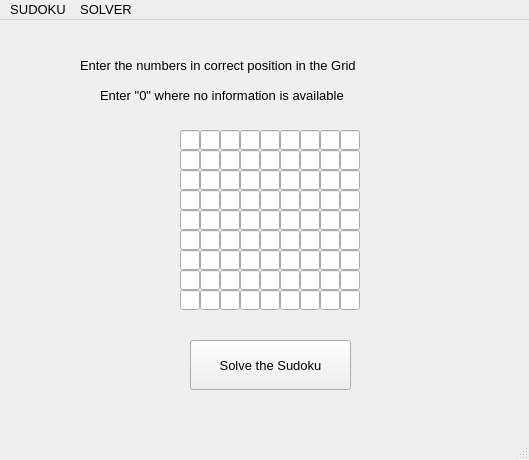
<?xml version="1.0" encoding="UTF-8"?>
<ui version="4.0">
 <class>MainWindow</class>
 <widget class="QMainWindow" name="MainWindow">
  <property name="geometry">
   <rect>
    <x>0</x>
    <y>0</y>
    <width>529</width>
    <height>460</height>
   </rect>
  </property>
  <property name="font">
   <font>
    <pointsize>10</pointsize>
   </font>
  </property>
  <property name="windowTitle">
   <string>MainWindow</string>
  </property>
  <widget class="QWidget" name="centralwidget">
   <widget class="QPushButton" name="pushButton">
    <property name="geometry">
     <rect>
      <x>190</x>
      <y>320</y>
      <width>161</width>
      <height>50</height>
     </rect>
    </property>
    <property name="text">
     <string>Solve the Sudoku</string>
    </property>
    <property name="autoRepeatDelay">
     <number>500</number>
    </property>
   </widget>
   <widget class="QLabel" name="label">
    <property name="geometry">
     <rect>
      <x>80</x>
      <y>30</y>
      <width>381</width>
      <height>31</height>
     </rect>
    </property>
    <property name="text">
     <string>Enter the numbers in correct position in the Grid</string>
    </property>
    <property name="textFormat">
     <enum>Qt::RichText</enum>
    </property>
   </widget>
   <widget class="QLabel" name="label_2">
    <property name="geometry">
     <rect>
      <x>100</x>
      <y>60</y>
      <width>331</width>
      <height>31</height>
     </rect>
    </property>
    <property name="text">
     <string>Enter &quot;0&quot; where no information is available</string>
    </property>
   </widget>
   <widget class="QLineEdit" name="lineEdit">
    <property name="geometry">
     <rect>
      <x>180</x>
      <y>110</y>
      <width>20</width>
      <height>20</height>
     </rect>
    </property>
   </widget>
   <widget class="QLineEdit" name="lineEdit_2">
    <property name="geometry">
     <rect>
      <x>200</x>
      <y>110</y>
      <width>20</width>
      <height>20</height>
     </rect>
    </property>
   </widget>
   <widget class="QLineEdit" name="lineEdit_3">
    <property name="geometry">
     <rect>
      <x>220</x>
      <y>110</y>
      <width>20</width>
      <height>20</height>
     </rect>
    </property>
   </widget>
   <widget class="QLineEdit" name="lineEdit_4">
    <property name="geometry">
     <rect>
      <x>240</x>
      <y>110</y>
      <width>20</width>
      <height>20</height>
     </rect>
    </property>
   </widget>
   <widget class="QLineEdit" name="lineEdit_5">
    <property name="geometry">
     <rect>
      <x>260</x>
      <y>110</y>
      <width>20</width>
      <height>20</height>
     </rect>
    </property>
   </widget>
   <widget class="QLineEdit" name="lineEdit_6">
    <property name="geometry">
     <rect>
      <x>280</x>
      <y>110</y>
      <width>20</width>
      <height>20</height>
     </rect>
    </property>
   </widget>
   <widget class="QLineEdit" name="lineEdit_7">
    <property name="geometry">
     <rect>
      <x>300</x>
      <y>110</y>
      <width>20</width>
      <height>20</height>
     </rect>
    </property>
   </widget>
   <widget class="QLineEdit" name="lineEdit_8">
    <property name="geometry">
     <rect>
      <x>320</x>
      <y>110</y>
      <width>20</width>
      <height>20</height>
     </rect>
    </property>
   </widget>
   <widget class="QLineEdit" name="lineEdit_9">
    <property name="geometry">
     <rect>
      <x>340</x>
      <y>110</y>
      <width>20</width>
      <height>20</height>
     </rect>
    </property>
   </widget>
   <widget class="QLineEdit" name="lineEdit_10">
    <property name="geometry">
     <rect>
      <x>180</x>
      <y>130</y>
      <width>20</width>
      <height>20</height>
     </rect>
    </property>
   </widget>
   <widget class="QLineEdit" name="lineEdit_11">
    <property name="geometry">
     <rect>
      <x>200</x>
      <y>130</y>
      <width>20</width>
      <height>20</height>
     </rect>
    </property>
   </widget>
   <widget class="QLineEdit" name="lineEdit_12">
    <property name="geometry">
     <rect>
      <x>220</x>
      <y>130</y>
      <width>20</width>
      <height>20</height>
     </rect>
    </property>
   </widget>
   <widget class="QLineEdit" name="lineEdit_13">
    <property name="geometry">
     <rect>
      <x>240</x>
      <y>130</y>
      <width>20</width>
      <height>20</height>
     </rect>
    </property>
   </widget>
   <widget class="QLineEdit" name="lineEdit_14">
    <property name="geometry">
     <rect>
      <x>260</x>
      <y>130</y>
      <width>20</width>
      <height>20</height>
     </rect>
    </property>
   </widget>
   <widget class="QLineEdit" name="lineEdit_15">
    <property name="geometry">
     <rect>
      <x>280</x>
      <y>130</y>
      <width>20</width>
      <height>20</height>
     </rect>
    </property>
   </widget>
   <widget class="QLineEdit" name="lineEdit_16">
    <property name="geometry">
     <rect>
      <x>300</x>
      <y>130</y>
      <width>20</width>
      <height>20</height>
     </rect>
    </property>
   </widget>
   <widget class="QLineEdit" name="lineEdit_17">
    <property name="geometry">
     <rect>
      <x>320</x>
      <y>130</y>
      <width>20</width>
      <height>20</height>
     </rect>
    </property>
   </widget>
   <widget class="QLineEdit" name="lineEdit_18">
    <property name="geometry">
     <rect>
      <x>340</x>
      <y>130</y>
      <width>20</width>
      <height>20</height>
     </rect>
    </property>
   </widget>
   <widget class="QLineEdit" name="lineEdit_19">
    <property name="geometry">
     <rect>
      <x>180</x>
      <y>150</y>
      <width>20</width>
      <height>20</height>
     </rect>
    </property>
   </widget>
   <widget class="QLineEdit" name="lineEdit_20">
    <property name="geometry">
     <rect>
      <x>200</x>
      <y>150</y>
      <width>20</width>
      <height>20</height>
     </rect>
    </property>
   </widget>
   <widget class="QLineEdit" name="lineEdit_21">
    <property name="geometry">
     <rect>
      <x>220</x>
      <y>150</y>
      <width>20</width>
      <height>20</height>
     </rect>
    </property>
   </widget>
   <widget class="QLineEdit" name="lineEdit_22">
    <property name="geometry">
     <rect>
      <x>240</x>
      <y>150</y>
      <width>20</width>
      <height>20</height>
     </rect>
    </property>
   </widget>
   <widget class="QLineEdit" name="lineEdit_23">
    <property name="geometry">
     <rect>
      <x>260</x>
      <y>150</y>
      <width>20</width>
      <height>20</height>
     </rect>
    </property>
   </widget>
   <widget class="QLineEdit" name="lineEdit_24">
    <property name="geometry">
     <rect>
      <x>280</x>
      <y>150</y>
      <width>20</width>
      <height>20</height>
     </rect>
    </property>
   </widget>
   <widget class="QLineEdit" name="lineEdit_25">
    <property name="geometry">
     <rect>
      <x>300</x>
      <y>150</y>
      <width>20</width>
      <height>20</height>
     </rect>
    </property>
   </widget>
   <widget class="QLineEdit" name="lineEdit_26">
    <property name="geometry">
     <rect>
      <x>320</x>
      <y>150</y>
      <width>20</width>
      <height>20</height>
     </rect>
    </property>
   </widget>
   <widget class="QLineEdit" name="lineEdit_27">
    <property name="geometry">
     <rect>
      <x>340</x>
      <y>150</y>
      <width>20</width>
      <height>20</height>
     </rect>
    </property>
   </widget>
   <widget class="QLineEdit" name="lineEdit_28">
    <property name="geometry">
     <rect>
      <x>180</x>
      <y>170</y>
      <width>20</width>
      <height>20</height>
     </rect>
    </property>
   </widget>
   <widget class="QLineEdit" name="lineEdit_29">
    <property name="geometry">
     <rect>
      <x>200</x>
      <y>170</y>
      <width>20</width>
      <height>20</height>
     </rect>
    </property>
   </widget>
   <widget class="QLineEdit" name="lineEdit_30">
    <property name="geometry">
     <rect>
      <x>220</x>
      <y>170</y>
      <width>20</width>
      <height>20</height>
     </rect>
    </property>
   </widget>
   <widget class="QLineEdit" name="lineEdit_31">
    <property name="geometry">
     <rect>
      <x>240</x>
      <y>170</y>
      <width>20</width>
      <height>20</height>
     </rect>
    </property>
   </widget>
   <widget class="QLineEdit" name="lineEdit_32">
    <property name="geometry">
     <rect>
      <x>260</x>
      <y>170</y>
      <width>20</width>
      <height>20</height>
     </rect>
    </property>
   </widget>
   <widget class="QLineEdit" name="lineEdit_33">
    <property name="geometry">
     <rect>
      <x>280</x>
      <y>170</y>
      <width>20</width>
      <height>20</height>
     </rect>
    </property>
   </widget>
   <widget class="QLineEdit" name="lineEdit_34">
    <property name="geometry">
     <rect>
      <x>300</x>
      <y>170</y>
      <width>20</width>
      <height>20</height>
     </rect>
    </property>
   </widget>
   <widget class="QLineEdit" name="lineEdit_35">
    <property name="geometry">
     <rect>
      <x>320</x>
      <y>170</y>
      <width>20</width>
      <height>20</height>
     </rect>
    </property>
   </widget>
   <widget class="QLineEdit" name="lineEdit_36">
    <property name="geometry">
     <rect>
      <x>340</x>
      <y>170</y>
      <width>20</width>
      <height>20</height>
     </rect>
    </property>
   </widget>
   <widget class="QLineEdit" name="lineEdit_37">
    <property name="geometry">
     <rect>
      <x>180</x>
      <y>190</y>
      <width>20</width>
      <height>20</height>
     </rect>
    </property>
   </widget>
   <widget class="QLineEdit" name="lineEdit_38">
    <property name="geometry">
     <rect>
      <x>200</x>
      <y>190</y>
      <width>20</width>
      <height>20</height>
     </rect>
    </property>
   </widget>
   <widget class="QLineEdit" name="lineEdit_39">
    <property name="geometry">
     <rect>
      <x>220</x>
      <y>190</y>
      <width>20</width>
      <height>20</height>
     </rect>
    </property>
   </widget>
   <widget class="QLineEdit" name="lineEdit_40">
    <property name="geometry">
     <rect>
      <x>240</x>
      <y>190</y>
      <width>20</width>
      <height>20</height>
     </rect>
    </property>
   </widget>
   <widget class="QLineEdit" name="lineEdit_41">
    <property name="geometry">
     <rect>
      <x>260</x>
      <y>190</y>
      <width>20</width>
      <height>20</height>
     </rect>
    </property>
   </widget>
   <widget class="QLineEdit" name="lineEdit_42">
    <property name="geometry">
     <rect>
      <x>280</x>
      <y>190</y>
      <width>20</width>
      <height>20</height>
     </rect>
    </property>
   </widget>
   <widget class="QLineEdit" name="lineEdit_43">
    <property name="geometry">
     <rect>
      <x>300</x>
      <y>190</y>
      <width>20</width>
      <height>20</height>
     </rect>
    </property>
   </widget>
   <widget class="QLineEdit" name="lineEdit_44">
    <property name="geometry">
     <rect>
      <x>320</x>
      <y>190</y>
      <width>20</width>
      <height>20</height>
     </rect>
    </property>
   </widget>
   <widget class="QLineEdit" name="lineEdit_45">
    <property name="geometry">
     <rect>
      <x>340</x>
      <y>190</y>
      <width>20</width>
      <height>20</height>
     </rect>
    </property>
   </widget>
   <widget class="QLineEdit" name="lineEdit_46">
    <property name="geometry">
     <rect>
      <x>180</x>
      <y>210</y>
      <width>20</width>
      <height>20</height>
     </rect>
    </property>
   </widget>
   <widget class="QLineEdit" name="lineEdit_47">
    <property name="geometry">
     <rect>
      <x>200</x>
      <y>210</y>
      <width>20</width>
      <height>20</height>
     </rect>
    </property>
   </widget>
   <widget class="QLineEdit" name="lineEdit_48">
    <property name="geometry">
     <rect>
      <x>220</x>
      <y>210</y>
      <width>20</width>
      <height>20</height>
     </rect>
    </property>
   </widget>
   <widget class="QLineEdit" name="lineEdit_49">
    <property name="geometry">
     <rect>
      <x>240</x>
      <y>210</y>
      <width>20</width>
      <height>20</height>
     </rect>
    </property>
   </widget>
   <widget class="QLineEdit" name="lineEdit_50">
    <property name="geometry">
     <rect>
      <x>260</x>
      <y>210</y>
      <width>20</width>
      <height>20</height>
     </rect>
    </property>
   </widget>
   <widget class="QLineEdit" name="lineEdit_51">
    <property name="geometry">
     <rect>
      <x>280</x>
      <y>210</y>
      <width>20</width>
      <height>20</height>
     </rect>
    </property>
   </widget>
   <widget class="QLineEdit" name="lineEdit_52">
    <property name="geometry">
     <rect>
      <x>300</x>
      <y>210</y>
      <width>20</width>
      <height>20</height>
     </rect>
    </property>
   </widget>
   <widget class="QLineEdit" name="lineEdit_53">
    <property name="geometry">
     <rect>
      <x>320</x>
      <y>210</y>
      <width>20</width>
      <height>20</height>
     </rect>
    </property>
   </widget>
   <widget class="QLineEdit" name="lineEdit_54">
    <property name="geometry">
     <rect>
      <x>340</x>
      <y>210</y>
      <width>20</width>
      <height>20</height>
     </rect>
    </property>
   </widget>
   <widget class="QLineEdit" name="lineEdit_55">
    <property name="geometry">
     <rect>
      <x>180</x>
      <y>230</y>
      <width>20</width>
      <height>20</height>
     </rect>
    </property>
   </widget>
   <widget class="QLineEdit" name="lineEdit_56">
    <property name="geometry">
     <rect>
      <x>200</x>
      <y>230</y>
      <width>20</width>
      <height>20</height>
     </rect>
    </property>
   </widget>
   <widget class="QLineEdit" name="lineEdit_57">
    <property name="geometry">
     <rect>
      <x>220</x>
      <y>230</y>
      <width>20</width>
      <height>20</height>
     </rect>
    </property>
   </widget>
   <widget class="QLineEdit" name="lineEdit_58">
    <property name="geometry">
     <rect>
      <x>240</x>
      <y>230</y>
      <width>20</width>
      <height>20</height>
     </rect>
    </property>
   </widget>
   <widget class="QLineEdit" name="lineEdit_59">
    <property name="geometry">
     <rect>
      <x>260</x>
      <y>230</y>
      <width>20</width>
      <height>20</height>
     </rect>
    </property>
   </widget>
   <widget class="QLineEdit" name="lineEdit_60">
    <property name="geometry">
     <rect>
      <x>280</x>
      <y>230</y>
      <width>20</width>
      <height>20</height>
     </rect>
    </property>
   </widget>
   <widget class="QLineEdit" name="lineEdit_61">
    <property name="geometry">
     <rect>
      <x>300</x>
      <y>230</y>
      <width>20</width>
      <height>20</height>
     </rect>
    </property>
   </widget>
   <widget class="QLineEdit" name="lineEdit_62">
    <property name="geometry">
     <rect>
      <x>320</x>
      <y>230</y>
      <width>20</width>
      <height>20</height>
     </rect>
    </property>
   </widget>
   <widget class="QLineEdit" name="lineEdit_63">
    <property name="geometry">
     <rect>
      <x>340</x>
      <y>230</y>
      <width>20</width>
      <height>20</height>
     </rect>
    </property>
   </widget>
   <widget class="QLineEdit" name="lineEdit_64">
    <property name="geometry">
     <rect>
      <x>180</x>
      <y>250</y>
      <width>20</width>
      <height>20</height>
     </rect>
    </property>
   </widget>
   <widget class="QLineEdit" name="lineEdit_65">
    <property name="geometry">
     <rect>
      <x>200</x>
      <y>250</y>
      <width>20</width>
      <height>20</height>
     </rect>
    </property>
   </widget>
   <widget class="QLineEdit" name="lineEdit_66">
    <property name="geometry">
     <rect>
      <x>220</x>
      <y>250</y>
      <width>20</width>
      <height>20</height>
     </rect>
    </property>
   </widget>
   <widget class="QLineEdit" name="lineEdit_67">
    <property name="geometry">
     <rect>
      <x>240</x>
      <y>250</y>
      <width>20</width>
      <height>20</height>
     </rect>
    </property>
   </widget>
   <widget class="QLineEdit" name="lineEdit_68">
    <property name="geometry">
     <rect>
      <x>260</x>
      <y>250</y>
      <width>20</width>
      <height>20</height>
     </rect>
    </property>
   </widget>
   <widget class="QLineEdit" name="lineEdit_69">
    <property name="geometry">
     <rect>
      <x>280</x>
      <y>250</y>
      <width>20</width>
      <height>20</height>
     </rect>
    </property>
   </widget>
   <widget class="QLineEdit" name="lineEdit_70">
    <property name="geometry">
     <rect>
      <x>300</x>
      <y>250</y>
      <width>20</width>
      <height>20</height>
     </rect>
    </property>
   </widget>
   <widget class="QLineEdit" name="lineEdit_71">
    <property name="geometry">
     <rect>
      <x>320</x>
      <y>250</y>
      <width>20</width>
      <height>20</height>
     </rect>
    </property>
   </widget>
   <widget class="QLineEdit" name="lineEdit_72">
    <property name="geometry">
     <rect>
      <x>340</x>
      <y>250</y>
      <width>20</width>
      <height>20</height>
     </rect>
    </property>
   </widget>
   <widget class="QLineEdit" name="lineEdit_73">
    <property name="geometry">
     <rect>
      <x>180</x>
      <y>270</y>
      <width>20</width>
      <height>20</height>
     </rect>
    </property>
   </widget>
   <widget class="QLineEdit" name="lineEdit_74">
    <property name="geometry">
     <rect>
      <x>200</x>
      <y>270</y>
      <width>20</width>
      <height>20</height>
     </rect>
    </property>
   </widget>
   <widget class="QLineEdit" name="lineEdit_75">
    <property name="geometry">
     <rect>
      <x>220</x>
      <y>270</y>
      <width>20</width>
      <height>20</height>
     </rect>
    </property>
   </widget>
   <widget class="QLineEdit" name="lineEdit_76">
    <property name="geometry">
     <rect>
      <x>240</x>
      <y>270</y>
      <width>20</width>
      <height>20</height>
     </rect>
    </property>
   </widget>
   <widget class="QLineEdit" name="lineEdit_77">
    <property name="geometry">
     <rect>
      <x>260</x>
      <y>270</y>
      <width>20</width>
      <height>20</height>
     </rect>
    </property>
   </widget>
   <widget class="QLineEdit" name="lineEdit_78">
    <property name="geometry">
     <rect>
      <x>280</x>
      <y>270</y>
      <width>20</width>
      <height>20</height>
     </rect>
    </property>
   </widget>
   <widget class="QLineEdit" name="lineEdit_79">
    <property name="geometry">
     <rect>
      <x>300</x>
      <y>270</y>
      <width>20</width>
      <height>20</height>
     </rect>
    </property>
   </widget>
   <widget class="QLineEdit" name="lineEdit_80">
    <property name="geometry">
     <rect>
      <x>320</x>
      <y>270</y>
      <width>20</width>
      <height>20</height>
     </rect>
    </property>
   </widget>
   <widget class="QLineEdit" name="lineEdit_81">
    <property name="geometry">
     <rect>
      <x>340</x>
      <y>270</y>
      <width>20</width>
      <height>20</height>
     </rect>
    </property>
   </widget>
  </widget>
  <widget class="QMenuBar" name="menubar">
   <property name="geometry">
    <rect>
     <x>0</x>
     <y>0</y>
     <width>529</width>
     <height>27</height>
    </rect>
   </property>
   <widget class="QMenu" name="menuSudoku">
    <property name="title">
     <string>SUDOKU</string>
    </property>
   </widget>
   <widget class="QMenu" name="menuSOLVER">
    <property name="title">
     <string>SOLVER</string>
    </property>
   </widget>
   <addaction name="menuSudoku"/>
   <addaction name="menuSOLVER"/>
  </widget>
  <widget class="QStatusBar" name="statusbar"/>
  <action name="actionSUDOKU">
   <property name="text">
    <string>SUDOKU</string>
   </property>
  </action>
 </widget>
 <resources/>
 <connections/>
</ui>
